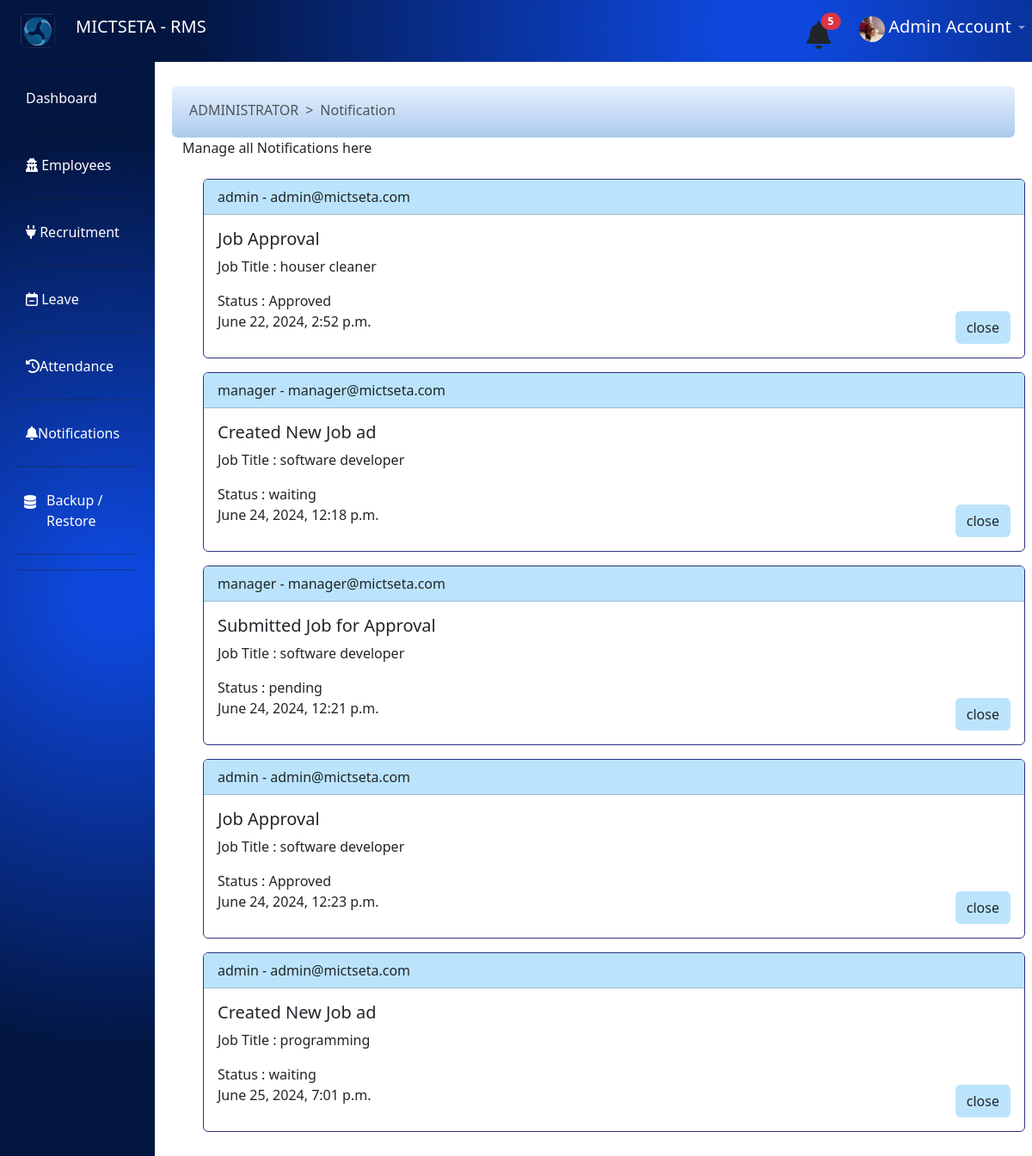
The app's page /dashboard/get_notifications/ (signed in), older data.
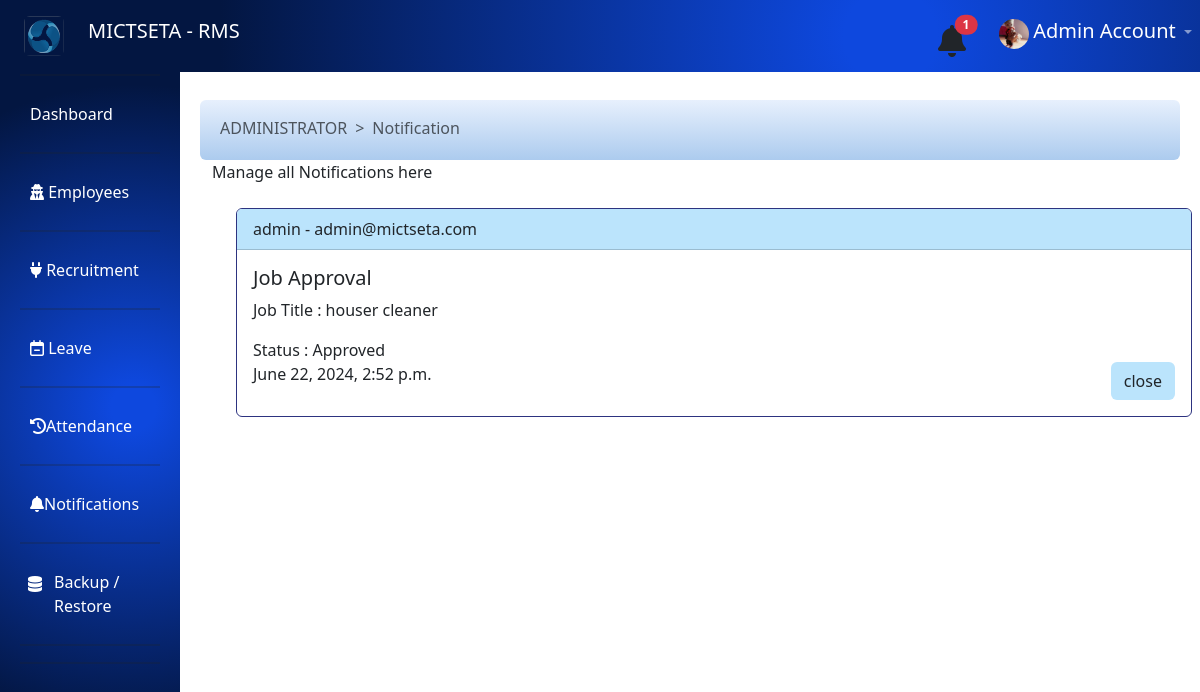
The same page, newer data.
### jobs/models.py (models this page shows)
class Notification(models.Model):
    user = models.ForeignKey(User, on_delete=models.CASCADE, related_name='notifications')
    action = models.CharField(max_length=225, unique=False, null=False)
    job_title = models.CharField(max_length=225, unique=False, null=False)
    status = models.CharField(max_length=225, unique=False, null=False)
    timestamp = models.DateTimeField(auto_now_add=True)
    is_seen = models.BooleanField(null=False, default=False)

### dashboard/views.py (the view)
# urls.py: path('get_notifications/', views.get_notifications, name="dashboard.get_notifications"),
@csrf_protect
def get_notifications(request):
	if request.user.is_authenticated:
		try:
			if request.user.is_superuser:
				notification = Notification.objects.all()
				notify_len = len(Notification.objects.all())
				return render(request,'notification.html',{'notify_len':notify_len,'notifications':notification.reverse()})
			elif request.user.is_staff:
				notification = Notification.objects.filter(user=request.user)
			notify_len = len(Notification.objects.all())
			return render(request,'notification.html',{'notify_len':notify_len,'notifications':notification.reverse()})
		except Exception as e:
			return HttpResponse(f"<h1> Sever Error : Notification: {e}</h1>")
	else:
		return redirect('render_auth_page')

### dashboard/templates/notification.html (shortened to what this page needs)
{% extends 'dashboard_base.html' %}
{% load static %}
{% block breadcrumbs %}
      <li class="breadcrumb-item active" aria-current="page">Notification</li>
{% endblock %}
{% block description %} Manage all Notifications here  {% endblock %}
{% block content %}
     <div class="container m-4 ">
    	{% if notifications %}
	     {% for notific in notifications %}
	     	{% if notific.is_seen %}
	     	{% else %}
	     	<div class="card mb-3 card-notification" style="width: 100%;">
			  <div class="card-header back-for" ><span>{{notific.user.username}} - {{notific.user.email }}</span>  </div>
			  <div class="card-body text-dark">
			    <h5 class="card-title">{{notific.action}}</h5>
			    <div>
			    	<p class="card-text"> Job Title : {{notific.job_title}}</p>
			    	<p class="card-text" > Status : {{notific.status}}</p>
			    </div>
			    <p class="card-text d-flex justify-content-between" > {{notific.timestamp}}  <a href="{% url 'dashboard.delete_notifications' notific.id %}" class="btn back-for">close</a> </p>
			  </div>
			</div>
			{% endif %}
		{% endfor %}
	{% endif %}
     </div>
{% endblock %}

### dashboard/templates/dashboard_base.html (shortened to what the changed rows need)
<!DOCTYPE html>
<html lang="en">
<head>
  <link href="https://cdn.jsdelivr.net/npm/bootstrap@5.0.2/dist/css/bootstrap.min.css" rel="stylesheet">
  <link href="https://stackpath.bootstrapcdn.com/bootstrap/4.5.2/css/bootstrap.min.css" rel="stylesheet">
  <link rel="stylesheet" href="https://cdnjs.cloudflare.com/ajax/libs/font-awesome/4.7.0/css/font-awesome.min.css">
  <link rel="stylesheet" href="https://cdnjs.cloudflare.com/ajax/libs/font-awesome/6.0.0-beta3/css/all.min.css">
    <link
        href=
"https://cdnjs.cloudflare.com/ajax/libs/bootstrap-datetimepicker/4.17.37/css/bootstrap-datetimepicker.min.css"
        rel="stylesheet">
  <link rel="stylesheet" href="https://cdnjs.cloudflare.com/ajax/libs/twitter-bootstrap/5.3.0/css/bootstrap.min.css">
  <link rel="stylesheet" href="https://cdn.datatables.net/2.0.8/css/dataTables.bootstrap5.css">
 {% load static %}
</head>
<body>
  <nav class="navbar navbar-expand-lg navbar-dark ">
    <div class="collapse navbar-collapse" id="navbarNav">
      <ul class="navbar-nav ml-auto">
        <li class="nav-item">
          <a class="nav-link" href="#">
            <a href="{% url 'dashboard.get_notifications'%}">
              <button type="button" class="btn btn-primarys position-relative p-0 mr-4 mb-1">
               <i class="fas fa-bell fa-2x text-dark"  > </i>
               {% if user.notification_set.all > 0  or user.is_superuser %}
                {% if notify_len %}
                <span class="position-absolute top-0 start-100 translate-middle badge rounded-pill bg-danger ">
                  {{notify_len}}
                </span>
                {% endif%}
              {% endif %}
              </button>
            </a>
          </a>
        </li>
      </ul>
    </div>
  </nav>
  <div class="sidebar" style=" overflow-y: scroll; overflow-x:none;">
    <h2 class="text-white">Dashboard</h2>
  </div>
  <div class="main-content">
    <div class="content">
      <div id="defaultPage" style="margin-top: 40px;">
        {% block content %}
        {% endblock %}
      </div>
    </div>
  </div>
</body>
</html>

Row changes from the older to the newer data that the page shows:
removed Notification: user.username "manager", user.email "manager@mictseta.com", action "Created New Job ad", job_title "software developer", status "waiting", timestamp "June 24, 2024, 12:18 p.m."
removed Notification: user.username "manager", user.email "manager@mictseta.com", action "Submitted Job for Approval", job_title "software developer", status "pending", timestamp "June 24, 2024, 12:21 p.m."
removed Notification: user.username "admin", user.email "admin@mictseta.com", action "Job Approval", job_title "software developer", status "Approved", timestamp "June 24, 2024, 12:23 p.m."
removed Notification: user.username "admin", user.email "admin@mictseta.com", action "Created New Job ad", job_title "programming", status "waiting", timestamp "June 25, 2024, 7:01 p.m."
Text that changed along with them:
{{ notify_len }}: "5" → "1"
